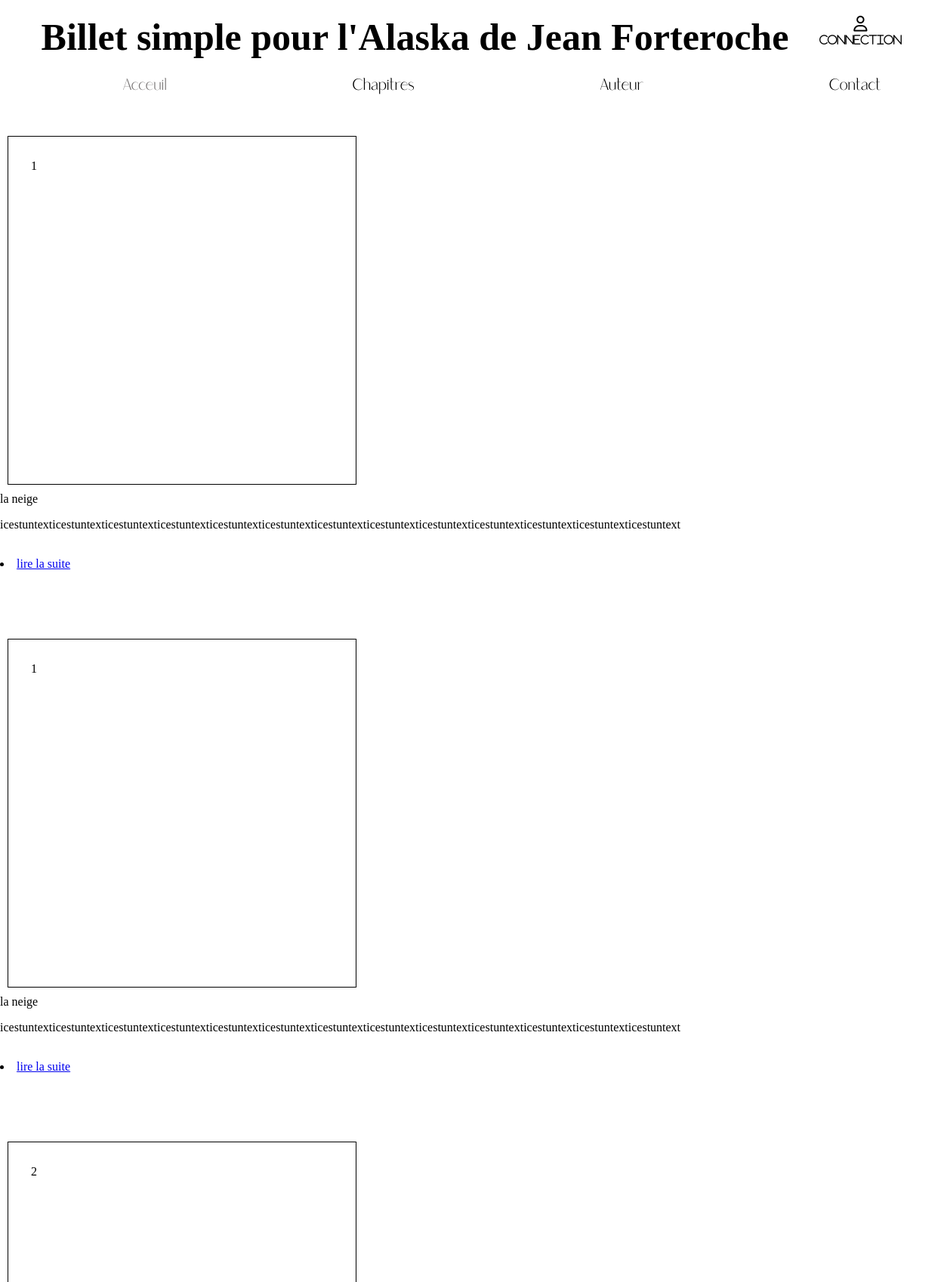
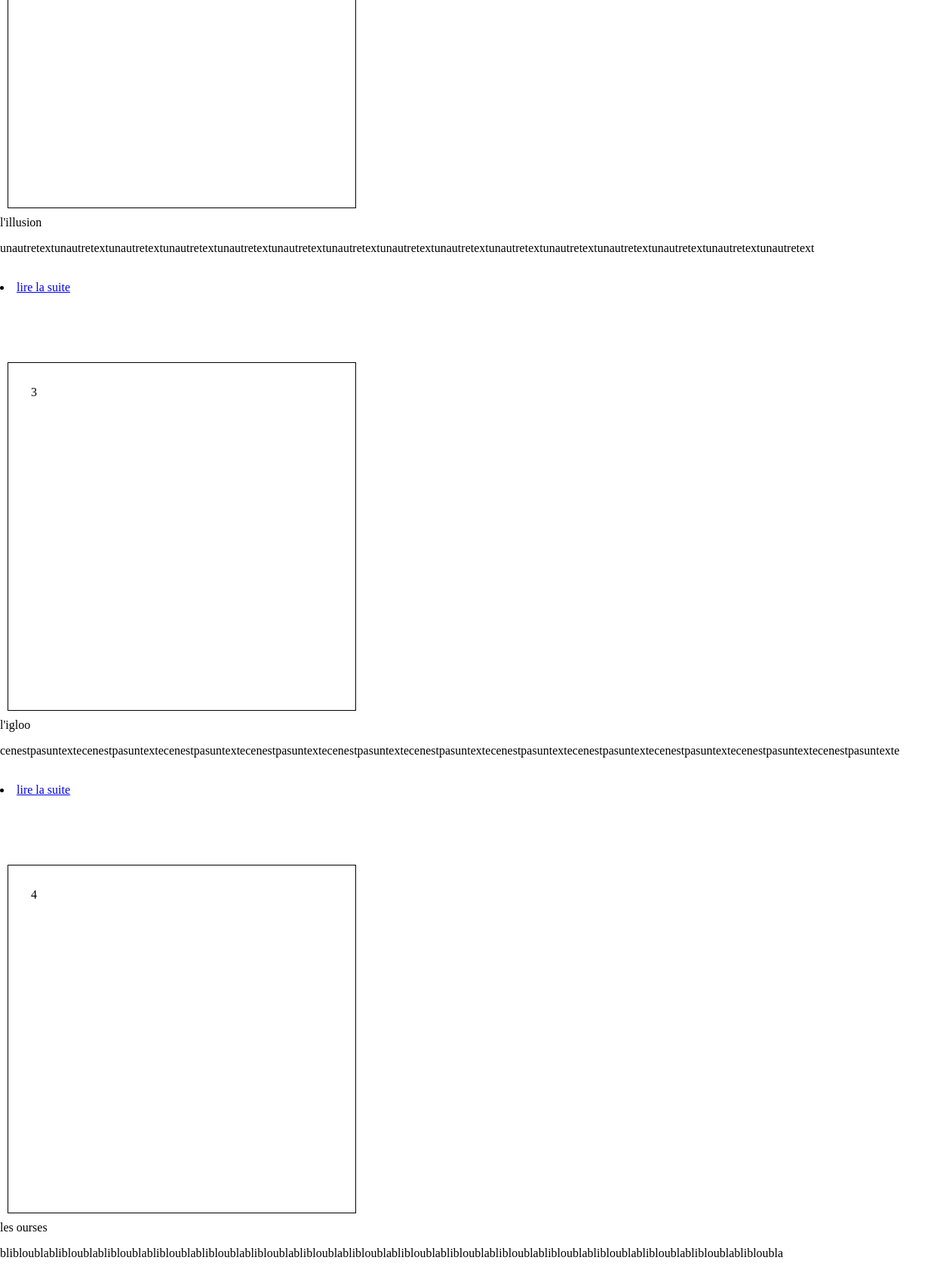
The page / (upper part) on the database its author committed (2 pictures, top to bottom).
### tables this page shows
CREATE TABLE `Chapitre` (
  `ID` int(11) NOT NULL,
  `chaptirenumber` int(11) NOT NULL,
  `chapitre-titre` text NOT NULL,
  `chapitre-text` text NOT NULL,
  `images` json NOT NULL,
  `brouillon` tinyint(1) NOT NULL
);

### controller/front-end/controller.php (called while the page is built)
<?php
function directionchapitre()
    {
        require('Model/front-end/chapitre.php');
require('view/front-end/Chapitre.php');
    }
?>

### Model/front-end/chapitre.php (called while the page is built)
<?php
require('Model/front-end/connexion.php');
$reponse = $bdd->query('SELECT * FROM Chapitre');
?>

### view/front-end/Chapitre.php (the view, shortened to what this page needs)
<section>
<?php while ($donnees = $reponse->fetch()) { ?>
<div class="chapitre">
<div id="chaptirenumber"><?php echo $donnees['chaptirenumber']?></div><div id='chapitre-titre'><?php echo $donnees['chapitre-titre']?></div>
<div id="chapitre-text">
<p><?php echo $donnees['chapitre-text']?></p>
<br><li id="suite"><a href="#">lire la suite</a></li> <?php } ?>
</div>
 </div>
</section>
<?php $content = ob_get_clean() ; ?>
<?php include('template.php'); ?>

### index.php
<?php
require('controller/front-end/controller.php');
if (isset($_GET['action']))
{
    {
        switch ($_GET['action'])
        {
            case 'accueil':
            directionaccueil();
            break;
            case 'auteur';
            directionauteur();
            break;
            case 'chapitre':
            directionchapitre();
            break;
            case 'contact';
            directioncontact();
            break;
        }
    }
}
else{directionchapitre();}
?>

### view/front-end/template.php (shortened to what this page needs)
<!DOCTYPE html>
<html>
	<head>
		<link rel="stylesheet" href="style.css" />
	</head>
<body>
    <div id="contenaire">
        <?php require ('header.php'); ?>
        <main><?= $content ?></main>
        </div>
</body>
</html>

### view/front-end/header.php
<header>
    <section id="menuheader">
        <div id="banniere_menu">
            <button class="far fa-user" id="admin"><p id="connection"><br>connection</p></button>
            <h1 id="titre">Billet simple pour l'Alaska de Jean Forteroche</h1>
             <div id="barre">
                 <nav>
                     <ul>
                        <li class="naviguation"><a id="active" href="index.php?action=Accueil">Acceuil</a></li>
                        <li class="naviguation"><a href="index.php?action=chapitre">Chapitres</a></li>
                        <li class="naviguation"><a href="index.php?action=auteur">Auteur</a></li>
                        <li class="naviguation"><a href="index.php?action=contact">Contact</a></li>
                    </ul>
                 </nav>
            </div>
          </div>
    </section>
</header>

### style.css (style rules this page uses)
html, body { margin: 0; padding: 0; width: 100%; height: 100%; }
h1 { font-family: caroline; display:flex; justify-content: center; font-size: 50px; margin: 20px; }
header { display: block; height: 70px; }
header ul { list-style-type: none; display: flex; width: 100%; }
header li { margin: auto; }
header a { font-family: Saudagar; font-size: 1.3em; color: black; text-decoration: none; }
#admin { display: block; font-size: 1.3em; float: right; margin-right: 50px; background-color: white; border:none; }
#connection { display: block; font-size: 0.7em; margin-top: -10px; }
#active { color: #797676; }
#chaptirenumber { display: block; height: 400px; width: 400px; margin: 10px; padding: 30px; border-width:1px; border-style:solid; border-color:black; margin-top:90px; overflow: scroll; }
#insta , #facebook ,#twitter , { font-size: 20px; }

### rows shown on the page
chapitre: chaptirenumber "1", value "la neige", value "icestuntexticestuntexticestuntexticestuntexticestuntexticestuntexticestuntexticestuntexticestuntexticestuntexticestuntexticestuntexticestuntext"
chapitre: chaptirenumber "1", value "la neige", value "icestuntexticestuntexticestuntexticestuntexticestuntexticestuntexticestuntexticestuntexticestuntexticestuntexticestuntexticestuntexticestuntext"
chapitre: chaptirenumber "2", value "l'illusion", value "unautretextunautretextunautretextunautretextunautretextunautretextunautretextunautretextunautretextunautretextunautretextunautretextunautretextunautretextunautretext"
chapitre: chaptirenumber "3", value "l'igloo", value "cenestpasuntextecenestpasuntextecenestpasuntextecenestpasuntextecenestpasuntextecenestpasuntextecenestpasuntextecenestpasuntextecenestpasuntextecenestpasuntextecenestpasuntexte"
chapitre: chaptirenumber "4", value "les ourses", value "blibloublablibloublablibloublablibloublablibloublablibloublablibloublablibloublablibloublablibloublablibloublablibloublablibloublablibloublablibloublablibloubla"
